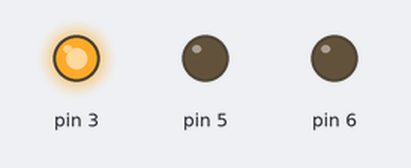
The sketch below on a simulated Arduino Uno, built with avr-gcc and run on an emulated ATmega328P. On the bench: output pins drawn as LEDs (lit = HIGH).

Above: at 0.2 s.
At 9.2 s:
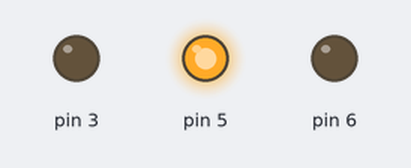
At 14.2 s:
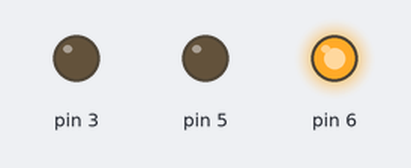
At 18.7 s:
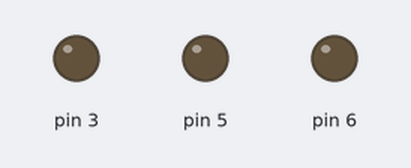
Timing chart, 0 to 19.5 s (numbered marks = the images above):
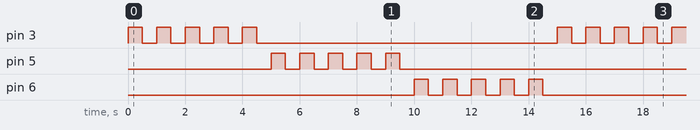

The sketch:

3_led.ino
```cpp
void setup() {
  // put your setup code here, to run once:
pinMode(3, OUTPUT);
pinMode(5, OUTPUT);
pinMode(6, OUTPUT);
int x;

}

void loop() {
  // put your main code here, to run repeatedly:

for (int i = 0; i <= 4; i++) {
digitalWrite(3, HIGH);
delay(500);
digitalWrite(3, LOW);
delay(500);
}
for (int i = 0; i <= 4; i++) {
digitalWrite(5, HIGH);
delay(500);
digitalWrite(5, LOW);
delay(500);
}
for (int i = 0; i <= 4; i++) {
digitalWrite(6, HIGH);
delay(500);
digitalWrite(6, LOW);
delay(500);
}}
```

Measured:
- by itself, pin 3, pin 5, pin 6: repeats every 15.0 s: 4 × (LOW 0.50 s, HIGH 0.50 s), LOW 10.5 s, HIGH 0.50 s
- by itself, everything shown: repeats every 15.0 s, in 30 steps
